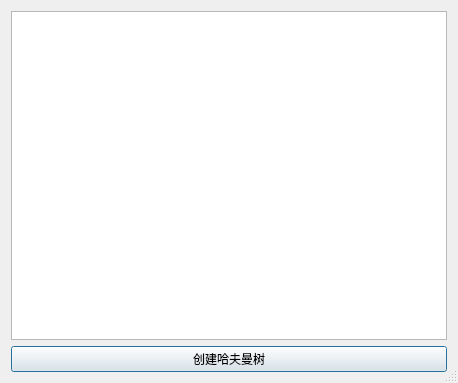
<?xml version="1.0" encoding="UTF-8"?>
<ui version="4.0">
 <class>dataPlayer</class>
 <widget class="QDialog" name="dataPlayer">
  <property name="geometry">
   <rect>
    <x>0</x>
    <y>0</y>
    <width>458</width>
    <height>383</height>
   </rect>
  </property>
  <property name="windowTitle">
   <string>Dialog</string>
  </property>
  <property name="sizeGripEnabled">
   <bool>true</bool>
  </property>
  <layout class="QVBoxLayout" name="verticalLayout_2">
   <item>
    <layout class="QVBoxLayout" name="verticalLayout">
     <item>
      <widget class="QTableWidget" name="tableWidget"/>
     </item>
     <item>
      <widget class="QPushButton" name="createTreeButton">
       <property name="text">
        <string>创建哈夫曼树</string>
       </property>
      </widget>
     </item>
    </layout>
   </item>
  </layout>
 </widget>
 <resources/>
 <connections/>
</ui>
